Frame 1 (no input): blank canvas, image omitted
Frame 60 (the mouse pressed at the canvas centre just before this capture): blank canvas, image omitted
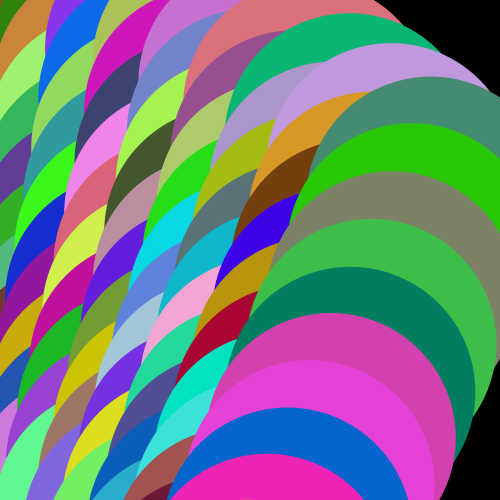
Frame 120 (the mouse held since frame 60 and released just before this capture)

The Processing sketch whose frames 1 and 60 were blank and that drew this single picture after the mouse press (run headless with seeded random() and noise(); from frame 60 on, the mouse is pressed at the canvas centre):

// Processing sketch: processing_84224
// ── processing_84224.pde

void setup()
{
  size(500,500);

   

  
}

void draw ()
{
  smooth();
  background(0);
   noStroke();
  
  for (int posX=25; posX<width; posX=posX+50)
  {
  
   for (int posY=25; posY<height; posY=posY+50)
   {
    
  
  fill(random(0,250),random(0,250),random(0,250));
  rotate(random(PI/360));
  scale(1);
  ellipse(posX, posY,mouseX, mouseY);
  
   
 }
 
  }
  
}
